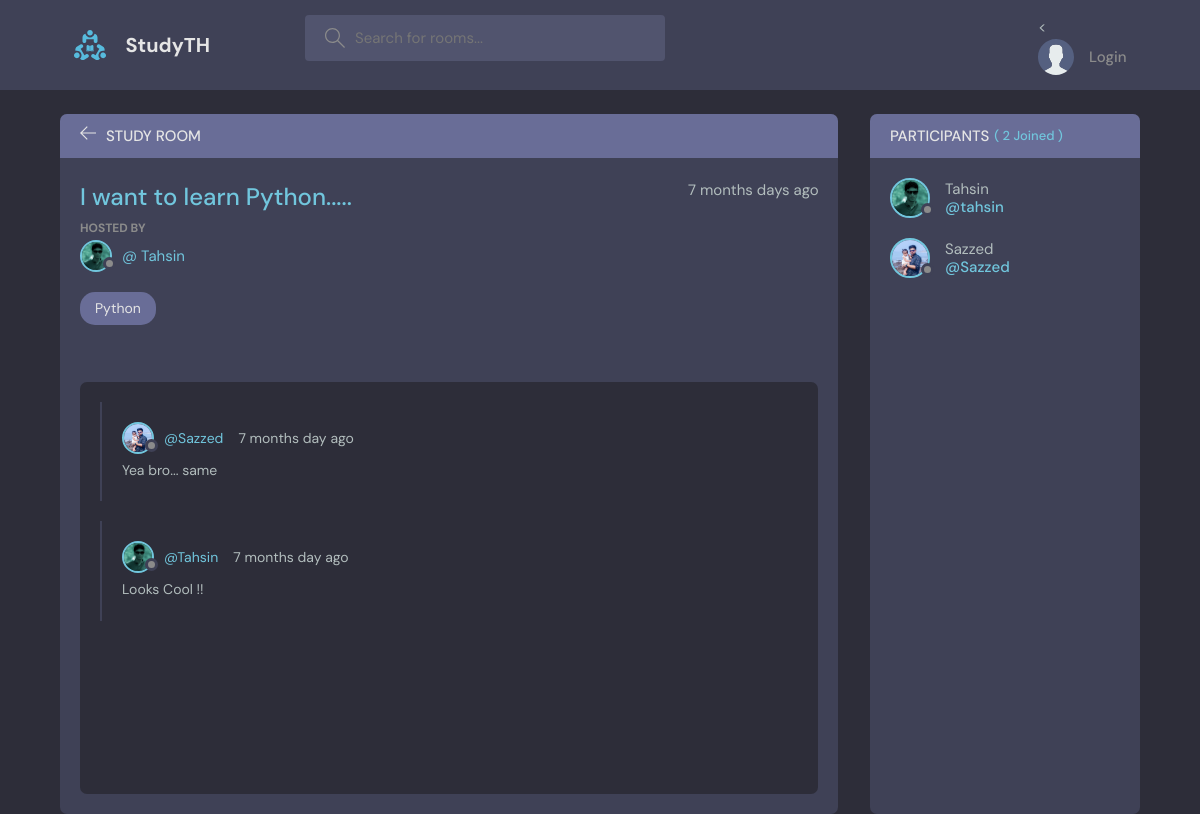
The page /room/1/ on the database its author committed.
### base/models.py (models this page shows, shortened)
class Room(models.Model):
    host = models.ForeignKey(User, on_delete=models.SET_NULL, null=True)
    topic = models.ForeignKey(Topic, on_delete=models.SET_NULL, null=True)
    name = models.CharField(max_length=200)
    description = models.TextField(null=True, blank=True)
    participants = models.ManyToManyField(User, related_name='participants', blank=True)
    updated = models.DateTimeField(auto_now=True)
    created = models.DateTimeField(auto_now_add=True)
    class Meta:
        ordering = ['-updated', '-created']

class User(AbstractUser):
    name = models.CharField(max_length=200, null=True)
    email = models.EmailField(unique=True, null=True)
    bio = models.TextField(null=True)
    avatar = models.ImageField(null=True, default="avatar.svg")
    objects = CustomUserManager()  # Use the custom user manager
    USERNAME_FIELD = 'email'
    REQUIRED_FIELDS = []

class Topic(models.Model):
    name = models.CharField(max_length=200)
    def __str__(self):
        return self.name

class Message(models.Model):
    user = models.ForeignKey(User, on_delete=models.CASCADE)
    room = models.ForeignKey(Room, on_delete=models.CASCADE)
    body = models.TextField()
    updated = models.DateTimeField(auto_now=True)
    created = models.DateTimeField(auto_now_add=True)
    class Meta:
        ordering = ['-updated', '-created']

### base/views.py (the view, shortened to what this page needs)
# urls.py: path('room/<str:pk>/', views.room, name="room"),
def room(request, pk):
    room =Room.objects.get(id=pk)
    messages = room.message_set.all()
    participants = room.participants.all()
    context = {'room': room, 'messages': messages, 'participants':participants}
    return render(request, 'base/room.html', context)

### base/templates/base/room.html (shortened to what this page needs)
{% extends 'main.html' %}
{% load static %}
{% block content %}
    <main class="profile-page layout layout--2">
      <div class="container">
        <div class="room">
          <div class="room__top">
            <div class="room__topLeft">
              <a href="{% url 'home' %}">
                <svg version="1.1" xmlns="/" width="32" height="32" viewBox="0 0 32 32">
                  <title>arrow-left</title>
                  <path
                    d="M13.723 2.286l-13.723 13.714 13.719 13.714 1.616-1.611-10.96-10.96h27.625v-2.286h-27.625l10.965-10.965-1.616-1.607z"
                  ></path>
                </svg>
              </a>
              <h3>Study Room</h3>
            </div>
          </div>
          <div class="room__box scroll">
            <div class="room__header scroll">
              <div class="room__info">
                <h3>{{room.name}}</h3>
                <span>{{room.created|timesince}} days ago</span>
              </div>
              <div class="room__hosted">
                <p>Hosted By</p>
                <a href="{% url 'user-profile' room.host.id %}" class="room__author">
                  <div class="avatar avatar--small">
                    <img src="{{room.host.avatar.url}}" />
                  </div>
                  <span> @ {{room.host.username|capfirst}} </span>
                </a>
              </div>
              <span class="room__topics">{{room.topic}}</span>
            </div>
            <div class="room__conversation">
              <div class="threads scroll">
                {% for message in messages %}
                <div class="thread">
                  <div class="thread__top">
                    <div class="thread__author">
                      <a href="{% url 'user-profile' message.user.id %}" class="thread__authorInfo">
                        <div class="avatar avatar--small">
                          <img src="{{message.user.avatar.url}}" />
                        </div>
                        <span>@{{message.user.username|capfirst}}</span>
                      </a>
                      <span class="thread__date">{{message.created|timesince}} day ago</span>
                    </div>
                  </div>
                  <div class="thread__details">
                    {{message.body}}
                  </div>
                </div>
                {% endfor %}
              </div>
            </div>
          </div>
        </div>
        <div class="participants">
          <h3 class="participants__top">Participants <span>( {{participants.count}} Joined )</span></h3>
          <div class="participants__list scroll">
            {% for user in participants %}
            <a href="{% url 'user-profile' user.id %}" class="participant">
              <div class="avatar avatar--medium">
                <img src="{{user.avatar.url}}" />
              </div>
              <p>
                {{user.username|capfirst}}
                <span>@{{user.username}}</span>
              </p>
            </a>
            {% endfor %}
          </div>
        </div>
      </div>
    </main>
{% endblock content %}

### rows shown on the page
Room: name "I want to learn Python.....", created "7 months", host.avatar (picture), host.username "Tahsin", topic "Python"
Message: user.avatar (picture), user.username "Sazzed", created "7 months", body "Yea bro... same"
Message: user.avatar (picture), user.username "Tahsin", created "7 months", body "Looks Cool !!"
User: avatar (picture), username "Tahsin", username "tahsin"
User: avatar (picture), username "Sazzed"

### other values the page prints
{{ participants.count }} "2"
